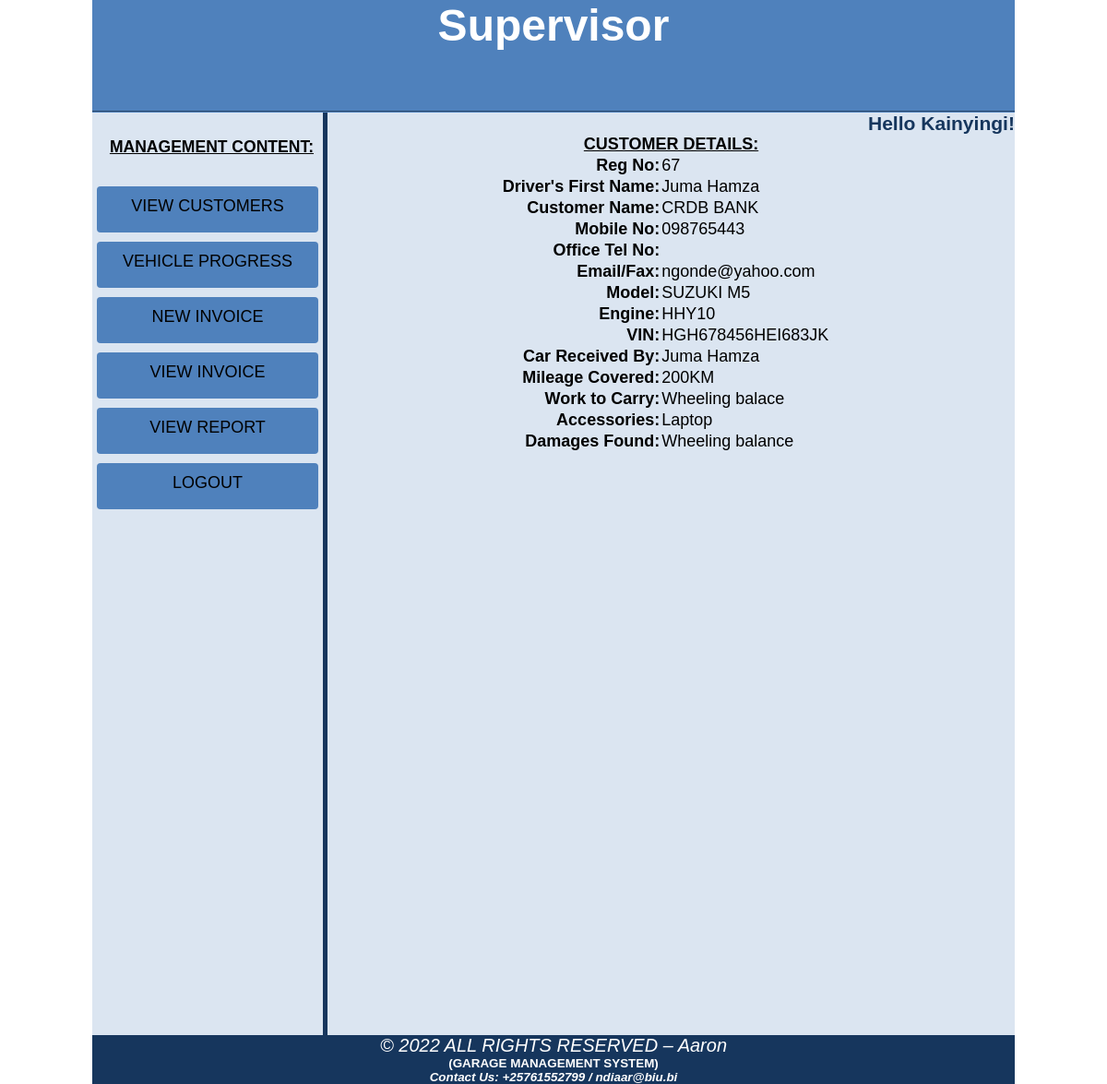
/bursar/index.php?edit_customer=67 (signed in), run on the app's committed database.
### tables this page shows
CREATE TABLE `customer_details` (
  `reg_no` int(11) NOT NULL,
  `d_fname` varchar(50) NOT NULL,
  `d_lname` varchar(50) NOT NULL,
  `customer_name` varchar(50) NOT NULL,
  `mobile` varchar(50) NOT NULL,
  `office_tel` varchar(100) NOT NULL,
  `email_fax` varchar(100) NOT NULL,
  `model` varchar(100) NOT NULL,
  `engine` varchar(50) NOT NULL,
  `vin` varchar(50) NOT NULL,
  `work_carry` varchar(250) NOT NULL,
  `demage_found` varchar(250) NOT NULL,
  `accessories` varchar(250) NOT NULL,
  `car_received` varchar(100) NOT NULL,
  `mileage_covered` varchar(50) NOT NULL,
  `date_received` datetime NOT NULL
);

### bursar/includes/edit_customer.php (the view, shortened to what this page needs)
<?php
if(!isset($_SESSION['b_lname'])){
	echo "<script>window.open('../login.php?not_authorize=<h3>Authentication failure! Please Contact Your System Admin.</h3>','_self')</script>";
}
else {
?>
<!doctype html>
<html>
<head>
<link rel="stylesheet"  href="box_style.css" />
</head>
<body>
<?php
include ("db_con.php");
if(isset($_GET['edit_customer'])){
        $edit_reg_no = $_GET['edit_customer'];
        $select_customer = "select * from customer_details where reg_no='$edit_reg_no'";
        $run_query = mysqli_query($con, $select_customer);
        while ($row_customer=mysqli_fetch_array($run_query)){
        $reg_no = $row_customer['reg_no'];
        $d_fname = $row_customer['d_fname'];
        $d_lname = $row_customer['d_lname'];
        $customer_name = $row_customer['customer_name'];
        $mobile = $row_customer['mobile'];
        $office_tel = $row_customer['office_tel'];
        $email_fax = $row_customer['email_fax'];
        $model = $row_customer['model'];
        $engine = $row_customer['engine'];
        $vin = $row_customer['vin'];
        $work_carry = $row_customer['work_carry'];
        $demage_found = $row_customer['demage_found'];
        $accessories = $row_customer['accessories'];
        $car_received = $row_customer['car_received'];
        $mileage_covered = $row_customer['mileage_covered'];
        }
    }
?>
<div class='form'>
<form action="" method="post" enctype="multipart/form-data" >
<table width="745" align="center" border="2">
<p style="text-align: center;"><strong><span style="text-decoration: underline;">CUSTOMER DETAILS:</span></strong></p>
	<tr>
		<td align="right" bgcolor="#dbe5f1"><strong>Reg No:</strong></td>
		<td><?php echo $reg_no; ?></td>
	</tr>
	<tr>
		<td align="right" bgcolor="#dbe5f1"><strong>Driver's First Name:</strong></td>
		<td><?php echo $d_fname; ?>  <?php echo $d_lname; ?></td>
	</tr>
    <tr>
		<td align="right" bgcolor="#dbe5f1"><strong>Customer Name:</strong></td>
		<td><?php echo $customer_name; ?></td>
	</tr>
	<tr>
		<td align="right" bgcolor="#dbe5f1"><strong>Mobile No:</strong></td>
		<td><?php echo $mobile; ?></td>
	</tr>
	<tr>
		<td align="right" bgcolor="#dbe5f1"><strong>Office Tel No:</strong></td>
		<td><?php echo $office_tel; ?></td>
	</tr>
	<tr>
		<td align="right" bgcolor="#dbe5f1"><strong>Email/Fax:</strong></td>
		<td><?php echo $email_fax; ?></td>
	</tr>
	<tr>
		<td align="right" bgcolor="#dbe5f1"><strong>Model:</strong></td>
		<td><?php echo $model; ?></td>
	</tr>
	<tr>
		<td align="right" bgcolor="#dbe5f1"><strong>Engine:</strong></td>
		<td><?php echo $engine; ?></td>
	</tr>
	<tr>
		<td align="right" bgcolor="#dbe5f1"><strong>VIN:</strong></td>
		<td><?php echo $vin; ?></td>
	</tr>
	<tr>
		<td align="right" bgcolor="#dbe5f1"><strong>Car Received By:</strong></td>
		<td><?php echo $car_received; ?></td>
	</tr>
	<tr>
		<td align="right" bgcolor="#dbe5f1"><strong>Mileage Covered:</strong></td>
		<td><?php echo $mileage_covered; ?></td>
	</tr>
	<tr>
		<td align="right" bgcolor="#dbe5f1"><strong>Work to Carry:</strong></td>
		<td><?php echo $work_carry; ?></td>
	</tr>
	<tr>
		<td align="right" bgcolor="#dbe5f1"><strong>Accessories:</strong></td>
		<td><?php echo $accessories; ?></td>
	</tr>
    <tr>
		<td align="right" bgcolor="#dbe5f1"><strong>Damages Found:</strong></td>
		<td><?php echo $demage_found; ?></td>
	</tr>
	</table>
</form>
</div>
</body>
</html>
<?php } ?>

### bursar/style.css (style rules this page uses)
html, body, div, span, applet, object, iframe, h1, h2, h3, h4, h5, h6, p, blockquote, pre, a, abbr, acronym, address, big, cite, code, del, dfn, em, img, ins, kbd, q, s, samp, small, strike, strong, sub, sup, tt, var, b, u, i, center, dl, dt, dd, ol, ul, li, fieldset, form, label, legend, table, caption, tbody, tfoot, thead, tr, th, td, article, aside, canvas, details, embed, figure, figcaption, footer, header, hgroup, menu, nav, output, ruby, section, summary, time, mark, audio, video { margin: 0; padding: 0; border: 0; vertical-align: baseline; }
body { background-color:white; font-family: "Century Gothic", CenturyGothic, Geneva, AppleGothic, sans-serif; }
.form { background-color: #dbe5f1; }

### data on the page
customer_details: reg_no "67", d_fname "Juma", d_lname "Hamza", customer_name "CRDB BANK", mobile "098765443", email_fax "ngonde@yahoo.com", model "SUZUKI M5", engine "HHY10", vin "HGH678456HEI683JK", car_received "Juma Hamza", mileage_covered "200KM", work_carry "Wheeling balace", accessories "Laptop", demage_found "Wheeling balance"

### other printed values
$_SESSION['b_lname'] "Kainyingi"
